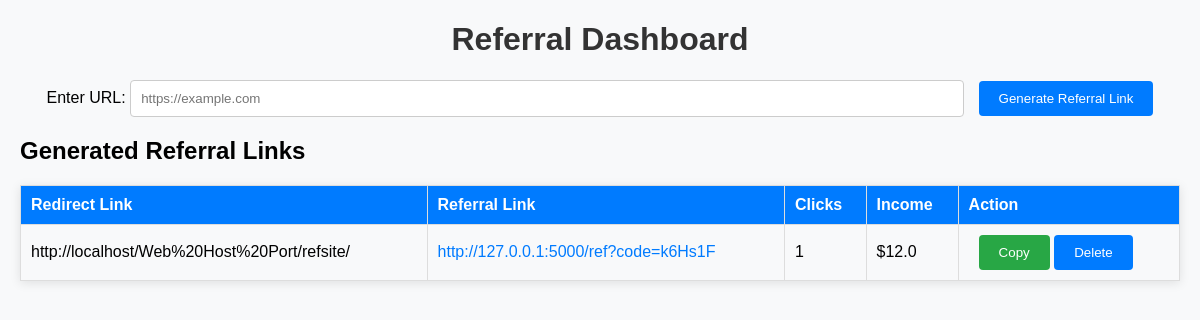
Before: / with the older database file.
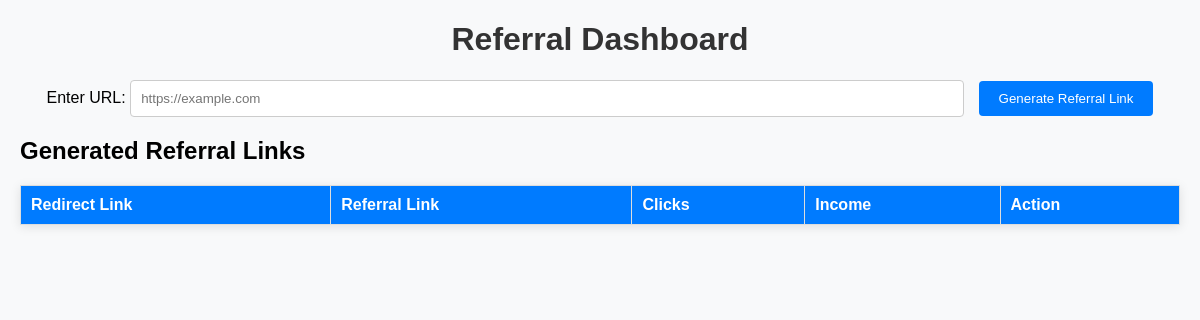
After: the same page with the newer database file.
### app.py (models this page shows)
class Referral(db.Model):
    id = db.Column(db.Integer, primary_key=True)
    redirect_link = db.Column(db.String(150), nullable=False)
    referral_link = db.Column(db.String(150), unique=True, nullable=False)
    click_count = db.Column(db.Integer, default=0)
    income = db.Column(db.Float, default=0.0)

### app.py (the view)
@app.route('/')
def dashboard():
    referrals = Referral.query.all()
    return render_template('dashboard.html', referrals=referrals)

### templates/dashboard.html (shortened to what this page needs)
<!DOCTYPE html>
<html lang="en">
<head>
</head>
<body>
    <h1>Referral Dashboard</h1>
    <form action="/generate" method="POST">
        <label for="redirect_link">Enter URL:</label>
        <input type="url" id="redirect_link" name="redirect_link" placeholder="https://example.com" required>
        <button type="submit">Generate Referral Link</button>
    </form>
    <h2>Generated Referral Links</h2>
    <table>
        <thead>
            <tr>
                <th>Redirect Link</th>
                <th>Referral Link</th>
                <th>Clicks</th>
                <th>Income</th>
                <th>Action</th>
            </tr>
        </thead>
        <tbody>
            {% for referral in referrals %}
            <tr>
                <td>{{ referral.redirect_link }}</td>
                <td>
                    <a href="{{ referral.referral_link }}" target="_blank">{{ referral.referral_link }}</a>
                </td>
                <td>{{ referral.click_count }}</td>
                <td>${{ referral.income | round(2) }}</td>
                <td>
                    <button class="copy-button" onclick="copyToClipboard('{{ referral.referral_link }}')">Copy</button>
                    <form action="/delete/{{ referral.id }}" method="POST" style="display:inline;">
                        <button type="submit" onclick="return confirm('Are you sure you want to delete this referral link?');">Delete</button>
                    </form>
                </td>
            </tr>
            {% endfor %}
        </tbody>
    </table>
</body>
</html>

### templates/dashboard.html (style rules this page uses)
body { font-family: Arial, sans-serif; margin: 20px; background-color: #f8f9fa; }
h1 { color: #333; text-align: center; }
table { width: 100%; border-collapse: collapse; margin-top: 20px; box-shadow: 0 2px 10px rgba(0,0,0,0.1); }
table, th, td { border: 1px solid #ddd; }
th, td { padding: 10px; text-align: left; }
th { background-color: #007bff; color: white; }
form { margin-bottom: 20px; text-align: center; }
input[type="url"] { width: 70%; padding: 10px; margin-right: 10px; border: 1px solid #ccc; border-radius: 4px; }
button { padding: 10px 20px; background-color: #007bff; color: white; border: none; border-radius: 4px; cursor: pointer; }

Changed rows visible on the page:
removed Referral: redirect_link "http://localhost/Web%20Host%20Port/refsite/", referral_link "http://127.0.0.1:5000/ref?code=k6Hs1F", click_count "1", income "12.0"
